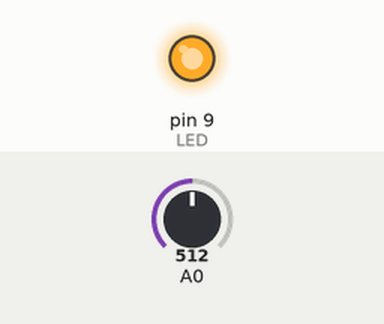
This sketch was run on a simulated Arduino Uno, built with avr-gcc and run on an emulated ATmega328P. On the bench: output pins drawn as LEDs (lit = HIGH). The inputs (shaded band) are chosen by the test bench; at power-on: A0 = 512.

Above: at 1.2 s.
1.3 s: A0 set to 574
2.8 s: A0 set to 594
At 3.7 s:
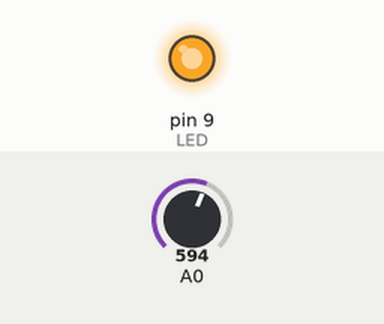
4.3 s: A0 set to 716
At 4.9 s:
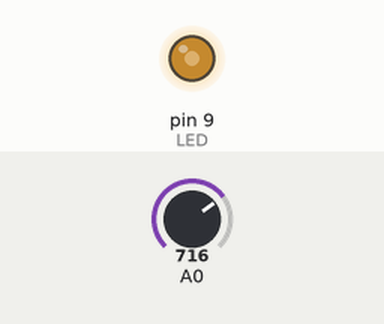
5.8 s: A0 set to 900
At 7.2 s:
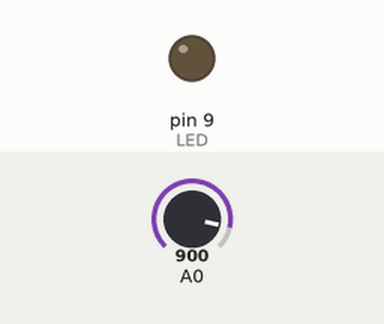
Timing chart, 0 to 8.3 s (numbered marks = the images above; inputs shaded):
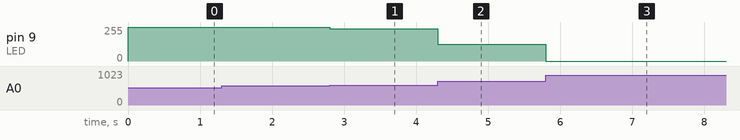

The sketch:

Analog_Ctrl2.ino
```cpp
int LED = 9;

void setup() {
  // put your setup code here, to run once:
  Serial.begin(9600);
  pinMode(LED, OUTPUT);
}

void loop() {
  // put your main code here, to run repeatedly:
  int value = analogRead(A0);
  value = constrain(value, 580, 850);
  int aim = map(value, 580,850,0,255);
  analogWrite(LED,255-aim);
}
```

Measured:
- after the input at 1.3 s, every drawn part: stays the same
- after the input at 2.8 s, pin 9 (LED): 255/255 → 242/255 at once
- after the input at 4.3 s, pin 9 (LED): 242/255 → 127/255 at once
- after the input at 5.8 s, pin 9 (LED): 127/255 → 0/255 at once
